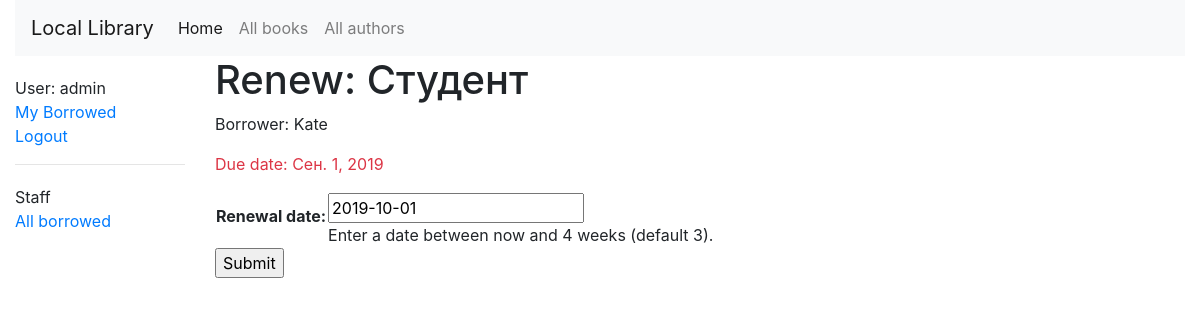
/catalog/book/f72148f1-e82f-4091-b191-2e0ad79ccd9f/renew/ (signed in), run on the app's committed database.
### catalog/models.py (models this page shows, shortened)
class BookInstance(models.Model):
    id = models.UUIDField(primary_key=True, default=uuid.uuid4,
                          help_text="Unique ID for this particular book across whole library")
    book = models.ForeignKey('Book', on_delete=models.SET_NULL, null=True)
    imprint = models.CharField(max_length=200)
    due_back = models.DateField(null=True, blank=True)
    borrower = models.ForeignKey(User, on_delete=models.SET_NULL, null=True, blank=True)
    @property
    def is_overdue(self):
        if self.due_back and date.today() > self.due_back:
            return True
        return False
    LOAN_STATUS = (
        ('d', 'Maintenance'),
        ('o', 'On loan'),
        ('a', 'Available'),
        ('r', 'Reserved'),
    )
    status = models.CharField(
        max_length=1,
        choices=LOAN_STATUS,
        blank=True,
        default='d',
        help_text='Book availability')
    class Meta:
        ordering = ['due_back']
        permissions = (("can_mark_returned", "Set book as returned"),)

class Book(models.Model):
    title = models.CharField(max_length=200)
    author = models.ForeignKey('Author', on_delete=models.SET_NULL, null=True)
    summary = models.TextField(max_length=1000, help_text="Enter a brief description of the book")
    isbn = models.CharField('ISBN', max_length=13,
                            help_text='13 Character <a href="https://www.isbn-international.org/content/what-isbn'
                                      '">ISBN number</a>')
    genre = models.ManyToManyField(Genre, help_text="Select a genre for this book")
    language = models.ForeignKey('Language', on_delete=models.SET_NULL, null=True)
    def display_genre(self):
        """Creates a string for the Genre. This is required to display genre in Admin."""
        return ', '.join([genre.name for genre in self.genre.all()[:3]])
    display_genre.short_description = 'Genre'

### catalog/views.py (the view)
# urls.py: path('book/<uuid:pk>/renew/', views.renew_book_librarian, name='renew-book-librarian'),
@permission_required('catalog.can_mark_returned')
def renew_book_librarian(request, pk):
    book_instance = get_object_or_404(BookInstance, pk=pk)
    if request.method == 'POST':
        form = RenewBookForm(request.POST)
        if form.is_valid():
            book_instance.due_back = form.cleaned_data['renewal_date']
            book_instance.save()
            return HttpResponseRedirect(reverse('all-borrowed'))
    else:
        proposed_renewal_date = datetime.date.today() + datetime.timedelta(weeks=3)
        form = RenewBookForm(initial={'renewal_date': proposed_renewal_date})
    context = {
        'form': form,
        'book_instance': book_instance,
    }
    return render(request, 'catalog/book_renew_librarian.html', context)

### catalog/forms.py (shortened to what this page needs)
class RenewBookForm(forms.Form):
    renewal_date = forms.DateField(
            help_text="Enter a date between now and 4 weeks (default 3).")

### catalog/templates/catalog/book_renew_librarian.html (shortened to what this page needs)
{% extends "base_generic.html" %}
{% block content %}
    <h1>Renew: {{book_instance.book.title}}</h1>
    <p>Borrower: {{book_instance.borrower}}</p>
    <p{% if book_instance.is_overdue %} class="text-danger"{% endif %}>Due date: {{book_instance.due_back}}</p>
    <form action="" method="post">
        <table>
        {{ form.as_table }}
        </table>
        <input type="submit" value="Submit" />
    </form>
{% endblock %}

### catalog/templates/base_generic.html (shortened to what this page needs)
<!DOCTYPE html>
<html lang="en">
<head>
  <link rel="stylesheet" href="https://stackpath.bootstrapcdn.com/bootstrap/4.1.3/css/bootstrap.min.css">
  {% load static %}
  <link rel="stylesheet" href="{% static 'css/styles.css' %}">
</head>
<body>
<div class="container-fluid">
<nav class="navbar navbar-expand-lg navbar-light bg-light">
  <a class="navbar-brand" href="#" href="{% url 'index' %}">Local Library</a>
  <div class="collapse navbar-collapse" id="navbarNav">
    <ul class="navbar-nav">
      <li class="nav-item active">
        <a href="{% url 'index' %}" class="nav-link" href="#">Home <span class="sr-only">(current)</span></a>
      </li>
      <li class="nav-item">
        <a href="{% url 'books' %}" class="nav-link" href="#">All books</a>
      </li>
      <li class="nav-item">
        <a href="{% url 'authors' %}" class="nav-link" href="#">All authors</a>
    </ul>
  </div>
</nav>
<div class="row">
  <div class="col-sm-2">
  {% block sidebar %}
  <ul class="sidebar-nav">
   {% if user.is_authenticated %}
     <li>User: {{ user.get_username }}</li>
     <li><a href="{% url 'my-borrowed' %}">My Borrowed</a></li>
     <li><a href="{% url 'logout'%}?next={{request.path}}">Logout</a></li>
   {% else %}
     <li><a href="{% url 'login'%}?next={{request.path}}">Login</a></li>
   {% endif %}
  </ul>
   {% if user.is_staff %}
   <hr />
   <ul class="sidebar-nav">
   <li>Staff</li>
   {% if perms.catalog.can_mark_returned %}
   <li><a href="{% url 'all-borrowed' %}">All borrowed</a></li>
   {% endif %}
   </ul>
    {% endif %}
{% endblock %}
  </div>
  <div class="col-sm-10 ">
  {% block content %}{% endblock %}
  </div>
</div>
</div>
</body>
</html>

### catalog/static/css/styles.css (style rules this page uses)
.sidebar-nav { margin-top: 20px; padding: 0; list-style: none; }

### data on the page
BookInstance: book "Студент", borrower "Kate", due_back "Сен. 1, 2019"

### other printed values
{{ user.get_username }} "admin"
